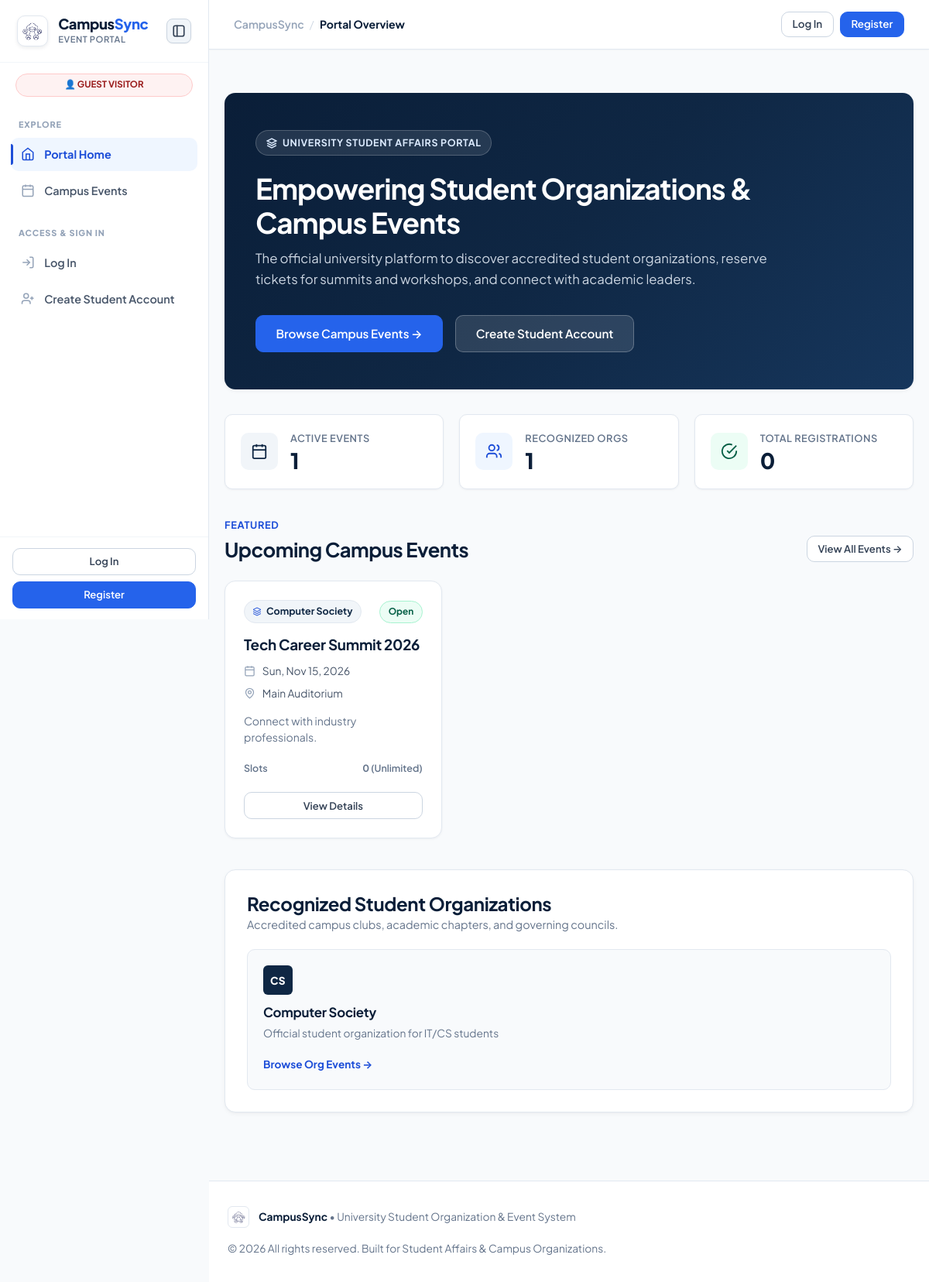
The page /pages/index.php on the database its author committed.
### tables this page shows
CREATE TABLE events (
  event_id INT PRIMARY KEY AUTO_INCREMENT,
  org_id INT NOT NULL,
  event_title VARCHAR(150) NOT NULL,
  event_description TEXT,
  event_date DATE NOT NULL,
  event_venue VARCHAR(100) NOT NULL,
  registration_open TINYINT(1) DEFAULT 1,
  max_participants INT DEFAULT 0,
  created_at TIMESTAMP DEFAULT CURRENT_TIMESTAMP,
  FOREIGN KEY (org_id) REFERENCES organizations(org_id) ON DELETE CASCADE
);

CREATE TABLE organizations (
  org_id INT PRIMARY KEY AUTO_INCREMENT,
  org_name VARCHAR(100) NOT NULL,
  org_description TEXT,
  created_at TIMESTAMP DEFAULT CURRENT_TIMESTAMP
);

### pages/index.php (the view, shortened to what this page needs)
<?php
require_once '../config/db_connect.php';
include '../includes/header.php';
include '../includes/navbar.php';
$org_count = $conn->query("SELECT COUNT(*) FROM organizations")->fetchColumn();
$event_count = $conn->query("SELECT COUNT(*) FROM events WHERE registration_open = 1")->fetchColumn();
$reg_total = $conn->query("SELECT COUNT(*) FROM registrations")->fetchColumn();
$my_reg_count = 0;
$upcoming = $conn->query("
    SELECT e.*, o.org_name,
           (SELECT COUNT(*) FROM registrations r WHERE r.event_id = e.event_id) as registered_count
    FROM events e
    JOIN organizations o ON e.org_id = o.org_id
    ORDER BY e.event_date ASC
    LIMIT 3
")->fetchAll();
$orgs = $conn->query("SELECT * FROM organizations ORDER BY org_name ASC")->fetchAll();
?>
<div class="container">
    <div class="card" style="background: linear-gradient(135deg, var(--navy-900) 0%, var(--navy-800) 50%, var(--navy-700) 100%); color: #ffffff; padding: 3rem 2.5rem; border: none; margin-bottom: 2rem;">
        <div style="max-width: 680px;">
            <div style="display: inline-flex; align-items: center; gap: 0.45rem; padding: 0.35rem 0.8rem; background: rgba(255, 255, 255, 0.1); border: 1px solid rgba(255, 255, 255, 0.2); border-radius: var(--radius-full); font-size: 0.78rem; font-weight: 700; text-transform: uppercase; letter-spacing: 0.05em; color: var(--blue-100); margin-bottom: 1.25rem;">
                <svg width="14" height="14" viewBox="0 0 24 24" fill="none" stroke="currentColor" stroke-width="2.5"><path d="M12 2L2 7l10 5 10-5-10-5zM2 17l10 5 10-5M2 12l10 5 10-5"/></svg>
                University Student Affairs Portal
            </div>
            <?php if (is_logged_in()): ?>
                <h1 style="font-size: 2.3rem; color: #ffffff; letter-spacing: -0.025em; line-height: 1.2; margin-bottom: 0.75rem;">
                    Welcome back, <?php echo e($_SESSION['first_name'] ?? 'Student'); ?>!
                </h1>
                <p style="color: var(--slate-300); font-size: 1.05rem; line-height: 1.6; margin-bottom: 2rem;">
                    Discover campus events, reserve entry tickets for academic seminars and club workshops, and view your verified registration passes.
                </p>
            <?php else: ?>
                <h1 style="font-size: 2.3rem; color: #ffffff; letter-spacing: -0.025em; line-height: 1.2; margin-bottom: 0.75rem;">
                    Empowering Student Organizations &amp; Campus Events
                </h1>
                <p style="color: var(--slate-300); font-size: 1.05rem; line-height: 1.6; margin-bottom: 2rem;">
                    The official university platform to discover accredited student organizations, reserve tickets for summits and workshops, and connect with academic leaders.
                </p>
            <?php endif; ?>
            <div style="display: flex; gap: 1rem; flex-wrap: wrap;">
                <a href="events.php" class="btn btn-primary" style="padding: 0.75rem 1.6rem; font-size: 0.95rem;">
                    Browse Campus Events &rarr;
                </a>
                <?php if (!is_logged_in()): ?>
                    <a href="../auth/register.php" class="btn btn-secondary" style="padding: 0.75rem 1.6rem; font-size: 0.95rem; background: rgba(255, 255, 255, 0.12); color: #ffffff !important; border-color: rgba(255, 255, 255, 0.25);">
                        Create Student Account
                    </a>
                <?php elseif (is_admin()): ?>
                    <a href="admin_dashboard.php" class="btn btn-secondary" style="padding: 0.75rem 1.6rem; font-size: 0.95rem; background: rgba(255, 255, 255, 0.12); color: #ffffff !important; border-color: rgba(255, 255, 255, 0.25);">
                        Admin Dashboard &rarr;
                    </a>
                <?php else: ?>
                    <a href="my_registrations.php" class="btn btn-secondary" style="padding: 0.75rem 1.6rem; font-size: 0.95rem; background: rgba(255, 255, 255, 0.12); color: #ffffff !important; border-color: rgba(255, 255, 255, 0.25);">
                        My Registrations (<?php echo $my_reg_count; ?>)
                    </a>
                <?php endif; ?>
            </div>
        </div>
    </div>
    <div class="metrics-strip">
        <div class="metric-tile">
            <div class="metric-icon-box metric-icon-navy">
                <svg width="22" height="22" viewBox="0 0 24 24" fill="none" stroke="currentColor" stroke-width="2"><rect width="18" height="18" x="3" y="4" rx="2" ry="2"/><line x1="16" y1="2" x2="16" y2="6"/><line x1="8" y1="2" x2="8" y2="6"/><line x1="3" x2="21" y1="10" y2="10"/></svg>
            </div>
            <div>
                <div class="metric-data-title">Active Events</div>
                <div class="metric-data-number"><?php echo $event_count; ?></div>
            </div>
        </div>
        <div class="metric-tile">
            <div class="metric-icon-box metric-icon-blue">
                <svg width="22" height="22" viewBox="0 0 24 24" fill="none" stroke="currentColor" stroke-width="2"><path d="M16 21v-2a4 4 0 0 0-4-4H6a4 4 0 0 0-4 4v2"/><circle cx="9" cy="7" r="4"/><path d="M22 21v-2a4 4 0 0 0-3-3.87"/><path d="M16 3.13a4 4 0 0 1 0 7.75"/></svg>
            </div>
            <div>
                <div class="metric-data-title">Recognized Orgs</div>
                <div class="metric-data-number"><?php echo $org_count; ?></div>
            </div>
        </div>
        <div class="metric-tile">
            <div class="metric-icon-box metric-icon-emerald">
                <svg width="22" height="22" viewBox="0 0 24 24" fill="none" stroke="currentColor" stroke-width="2"><path d="M22 11.08V12a10 10 0 1 1-5.93-9.14"/><polyline points="22 4 12 14.01 9 11.01"/></svg>
            </div>
            <div>
                <div class="metric-data-title">Total Registrations</div>
                <div class="metric-data-number"><?php echo $reg_total; ?></div>
            </div>
        </div>
    </div>
    <div style="margin-bottom: 2.5rem;">
        <div style="display: flex; justify-content: space-between; align-items: flex-end; margin-bottom: 1.5rem;">
            <div>
                <span style="font-size: 0.8rem; font-weight: 700; color: var(--blue-600); text-transform: uppercase; letter-spacing: 0.05em;">Featured</span>
                <h2 style="font-size: 1.6rem; color: var(--navy-900); letter-spacing: -0.02em; margin-top: 0.2rem;">Upcoming Campus Events</h2>
            </div>
            <a href="events.php" class="btn btn-secondary btn-sm">
                View All Events &rarr;
            </a>
        </div>
        <div class="events-responsive-grid">
            <?php foreach ($upcoming as $event):
                $is_full = ($event['max_participants'] > 0 && $event['registered_count'] >= $event['max_participants']);
            ?>
                <div class="event-card">
                    <div>
                        <div class="event-card-top">
                            <?php echo render_org_badge($event['org_name']); ?>
                            <?php if (!$event['registration_open']): ?>
                                <span class="status-badge status-closed">Closed</span>
                            <?php elseif ($is_full): ?>
                                <span class="status-badge status-full">Full</span>
                            <?php else: ?>
                                <span class="status-badge status-open">Open</span>
                            <?php endif; ?>
                        </div>
                        <h3 class="event-title">
                            <a href="event_details.php?id=<?php echo $event['event_id']; ?>">
                                <?php echo e($event['event_title']); ?>
                            </a>
                        </h3>
                        <div class="event-details-meta">
                            <div class="meta-row">
                                <svg width="15" height="15" viewBox="0 0 24 24" fill="none" stroke="currentColor" stroke-width="2"><rect width="18" height="18" x="3" y="4" rx="2" ry="2"/><line x1="16" y1="2" x2="16" y2="6"/><line x1="8" y1="2" x2="8" y2="6"/><line x1="3" x2="21" y1="10" y2="10"/></svg>
                                <span><?php echo date('D, M j, Y', strtotime($event['event_date'])); ?></span>
                            </div>
                            <div class="meta-row">
                                <svg width="15" height="15" viewBox="0 0 24 24" fill="none" stroke="currentColor" stroke-width="2"><path d="M20 10c0 6-8 12-8 12s-8-6-8-12a8 8 0 0 1 16 0Z"/><circle cx="12" cy="10" r="3"/></svg>
                                <span style="white-space: nowrap; overflow: hidden; text-overflow: ellipsis;"><?php echo e($event['event_venue']); ?></span>
                            </div>
                        </div>
                        <p class="event-brief"><?php echo e($event['event_description']); ?></p>
                    </div>
                    <div>
                        <div class="slots-bar-container">
                            <div class="slots-bar-label">
                                <span>Slots</span>
                                <span>
                                    <?php if ($event['max_participants'] > 0): ?>
                                        <strong><?php echo $event['registered_count']; ?></strong> / <?php echo $event['max_participants']; ?>
                                    <?php else: ?>
                                        <strong><?php echo $event['registered_count']; ?></strong> (Unlimited)
                                    <?php endif; ?>
                                </span>
                            </div>
                        </div>
                        <div style="display: flex; gap: 0.5rem; align-items: center;">
                            <a href="event_details.php?id=<?php echo $event['event_id']; ?>" class="btn btn-secondary btn-sm" style="flex: 1;">
                                View Details
                            </a>
                        </div>
                    </div>
                </div>
            <?php endforeach; ?>
        </div>
    </div>
    <div class="card" style="margin-bottom: 2rem;">
        <div style="display: flex; justify-content: space-between; align-items: center; margin-bottom: 1.25rem;">
            <div>
                <h2>Recognized Student Organizations</h2>
                <p style="color: var(--slate-500); font-size: 0.9rem;">Accredited campus clubs, academic chapters, and governing councils.</p>
            </div>
        </div>
        <div style="display: grid; grid-template-columns: repeat(auto-fit, minmax(260px, 1fr)); gap: 1.25rem;">
            <?php foreach ($orgs as $org): ?>
                <div style="border: 1px solid var(--slate-200); border-radius: var(--radius-md); padding: 1.25rem; background: var(--slate-50); display: flex; flex-direction: column; justify-content: space-between;">
                    <div>
                        <div style="min-width: 38px; height: 38px; padding: 0 0.5rem; border-radius: var(--radius-sm); background: var(--navy-800); color: #ffffff; display: inline-flex; align-items: center; justify-content: center; font-weight: 800; font-size: 0.85rem; margin-bottom: 0.75rem; letter-spacing: 0.03em;" title="<?php echo e($org['org_name']); ?>">
                            <?php echo e(get_org_acronym($org['org_name'])); ?>
                        </div>
                        <h3 style="font-size: 1.05rem; margin-bottom: 0.35rem; color: var(--navy-900);"><?php echo e($org['org_name']); ?></h3>
                        <p style="font-size: 0.86rem; color: var(--slate-500); line-height: 1.5;"><?php echo e($org['org_description']); ?></p>
                    </div>
                    <div style="margin-top: 1rem;">
                        <a href="events.php?org_id=<?php echo $org['org_id']; ?>" style="font-size: 0.85rem; font-weight: 700; color: var(--blue-600); display: inline-flex; align-items: center; gap: 0.3rem;">
                            Browse Org Events &rarr;
                        </a>
                    </div>
                </div>
            <?php endforeach; ?>
        </div>
    </div>
</div>
<?php include '../includes/footer.php'; ?>

### config/security.php (shortened to what this page needs)
<?php
function is_logged_in() {
    return isset($_SESSION['user_id']) && !empty($_SESSION['user_id']);
}
function e($value) {
    return htmlspecialchars((string)($value ?? ''), ENT_QUOTES, 'UTF-8');
}
function get_org_acronym($name) {
    $name = trim((string)$name);
    $words = preg_split('/[\s\-_]+/', $name);
    $ignore = ['of', 'and', 'the', 'for', 'in', 'on', 'at', 'to', 'by', 'with', 'a', 'an', '&'];
    $letters = [];
    foreach ($words as $word) {
        $clean = preg_replace('/[^a-zA-Z0-9]/', '', $word);
        $letters[] = strtoupper($clean[0]);
    }
    return implode('', $letters);
}
function render_org_badge($org_name, $max_len = 20, $extra_style = '', $icon_size = 12) {
    $fullName = trim((string)$org_name);
    $acronym = get_org_acronym($fullName);
    $isAcronym = (mb_strlen($fullName) > $max_len && !empty($acronym) && mb_strlen($acronym) < mb_strlen($fullName));
    $displayName = $isAcronym ? $acronym : $fullName;
    $titleAttr = e($fullName);
    $styleAttr = $extra_style ? ' style="' . e($extra_style) . '"' : '';
    $acronymClass = $isAcronym ? ' org-tag-acronym' : '';
    return '<span class="org-tag' . $acronymClass . '" title="' . $titleAttr . '" aria-label="' . $titleAttr . '"' . $styleAttr . '>'
        . '<svg width="' . intval($icon_size) . '" height="' . intval($icon_size) . '" viewBox="0 0 24 24" fill="none" stroke="currentColor" stroke-width="2" aria-hidden="true">'
        . '<path d="M12 2L2 7l10 5 10-5-10-5zM2 17l10 5 10-5M2 12l10 5 10-5"/>'
        . '</svg>'
        . '<span class="org-name-text">' . e($displayName) . '</span>'
        . '</span>';
}
?>

### rows shown on the page
events: org.org_name "Computer Society", registration_open "Open", event_title "Tech Career Summit 2026", event_date "Sun, Nov 15, 2026", event_venue "Main Auditorium", event_description "Connect with industry professionals.", registered_count "0"
organizations: org_name "CS", org_name "Computer Society", org_description "Official student organization for IT/CS students"

### other values the page prints
$currentTitle "Portal Overview"
$event_count "1"
$org_count "1"
$reg_total "0"
